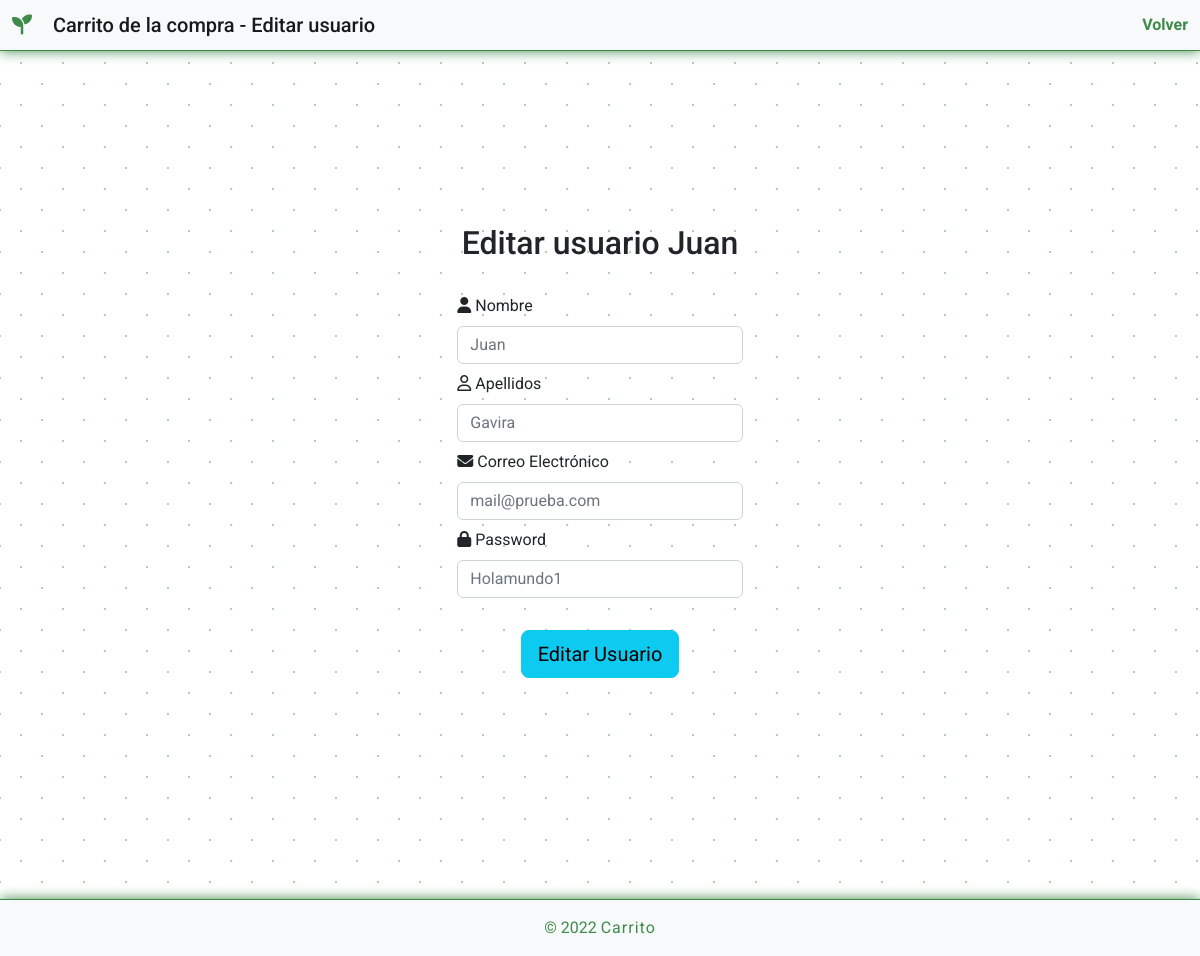
/php/editarUsuario.php?user_id=15, run on the app's committed database.
### tables this page shows
CREATE TABLE `usuarios` (
  `user_id` int(11) NOT NULL,
  `user_name` varchar(20) NOT NULL,
  `user_surname` varchar(50) NOT NULL,
  `user_pass` varchar(20) NOT NULL,
  `user_email` varchar(50) NOT NULL
);

### php/editarUsuario.php (the view, shortened to what this page needs)
<?php
  include_once './connect.php';
  $user_id = $_GET['user_id'];
  $sql_verify_query = "SELECT * FROM usuarios WHERE user_id='$user_id'";
  $sql_verify = $pdoConnection->prepare($sql_verify_query);
  $sql_verify->execute();
  $result_verify = $sql_verify->fetch(PDO::FETCH_ASSOC);
?>
<!DOCTYPE html>
<html lang="en">
<head>
  <link rel="stylesheet" href="https://cdn.jsdelivr.net/npm/bootstrap@5.2.1/dist/css/bootstrap.min.css">
  <link rel="stylesheet" href="https://cdnjs.cloudflare.com/ajax/libs/font-awesome/6.2.0/css/all.min.css" />
  <link rel="stylesheet" href="../css/styles.css">
</head>
<body>
  <header>
    <nav class="navbar bg-light">
      <div class="container-fluid">
        <span class="navbar-brand mb-0 h1"><i class="fa-solid fa-seedling"></i> Carrito de la compra - Editar usuario</span>
        <span class="text-right">
          <a href="./admin.php">Volver</a>
        </span>
      </div>
    </nav>
  </header>
  <div class="container col-11 col-lg-4">
    <div class="row vh-100 justify-content-center align-items-center">
      <form class="row col-m-7 col-10" action="./editarUsuario.php?user_id=<?php echo $user_id ?>" method="POST" id="loginForm">
        <div class="text-center mb-4">
          <h2>Editar usuario <?php echo $result_verify['user_name'] ?></h2>
        </div>
        <div class="mb-2">
          <label for="user_name" class="form-label">
            <i class="fa-solid fa-user"></i> Nombre
          </label>
          <input type="text" name="user_name" class="form-control" id="user_name" placeholder="<?php echo $result_verify['user_name'] ?>" autofocus required>
        </div>
        <div class="mb-2">
          <label for="user_surname" class="form-label">
          <i class="fa-regular fa-user"></i> Apellidos
          </label>
          <input type="text" name="user_surname" class="form-control" id="user_surname" placeholder="<?php echo $result_verify['user_surname'] ?>" required>
        </div>
        <div class="mb-2">
          <label for="user_mail" class="form-label">
          <i class="fa-solid fa-envelope"></i> Correo Electrónico
          </label>
          <input type="email" name="user_email" class="form-control" id="user_email" placeholder="<?php echo $result_verify['user_email'] ?>" required>
        </div>
        <div class="mb-3">
          <label for="user_pass" class="form-label">
            <i class="fa-solid fa-lock"></i> Password
          </label>
          <input type="text" name="user_pass" class="form-control" id="user_pass" placeholder="<?php echo $result_verify['user_pass'] ?>" required>
        </div>
        <div class="text-center btn-group-lg mt-3" role="group" aria-label="Boton para editar usuario">
          <button type="submit" class="btn btn-info" id="editUser">Editar Usuario</button>
        </div>
      </form>
    </div>
  </div>
  <footer class="bg-light text-center text-lg-start mt-5">
    <div class="text-center p-3">
        © 2022
        <a href="#">Carrito</a>
    </div>
  </footer>
</body>
</html>

### css/styles.css (style rules this page uses)
:root { --main-color: #3f8a4b; }
* { margin: 0; padding: 0; box-sizing: border-box; user-select: none; }
body { font-family: 'Roboto', sans-serif; background-color: white; background-image: radial-gradient(var(--main-color) .2px, transparent 1.05px), radial-gradient(var(--main-color) .2px, white 1.05px); background-size: 42px 42px; background-position: 0 0,21px 21px; }
a { text-decoration: none; font-weight: bold; color: var(--main-color); }
header { border-bottom: 1px solid var(--main-color); box-shadow: 0 0 12px var(--main-color); }
.fa-seedling { color: var(--main-color); margin-right: 1rem; }
footer { color: var(--main-color); border-top: 1px solid var(--main-color); box-shadow: 0 0 12px var(--main-color); }
footer a { color: var(--main-color); letter-spacing: 1px; font-weight: normal; }

### data on the page
usuarios: user_name "Juan", user_surname "Gavira", user_email "mail@prueba.com", user_pass "Holamundo1"
